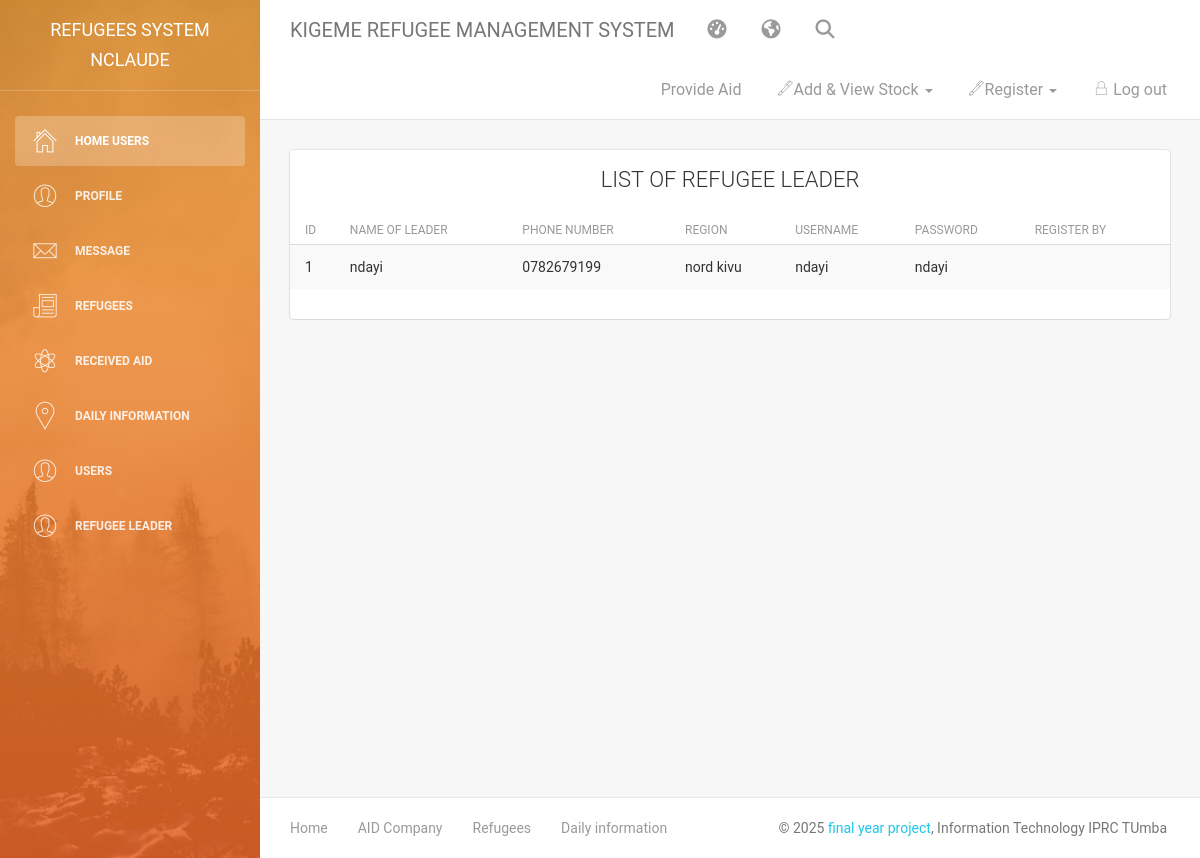
Screenshot of /workers/refugee_leaders.php (signed in) with the database file from the repository.
### tables this page shows
CREATE TABLE `users_leader` (
  `h_id` int(11) NOT NULL,
  `leader_name` varchar(50) NOT NULL,
  `phone` varchar(13) NOT NULL,
  `region` varchar(30) NOT NULL,
  `username` varchar(30) NOT NULL,
  `password` varchar(20) NOT NULL,
  `number_of_refugee` varchar(10) NOT NULL
);

### workers/refugee_leaders.php (the view, shortened to what this page needs)
<?php
if (isset($_SESSION['uid'])) {
  $user=$_SESSION["user"]; ?>
<!doctype html>
<html lang="en">
<head>
<?php include("head_bootsrap_link.php");?>
</head>
<body>
<div class="wrapper">
    <div class="sidebar" data-color="orange" data-image="assets/img/sidebar-5.jpg">
    	<?php include("left_panel_menu.php"); ?>
    <div class="main-panel">
        <?php include("up_dashboard.php"); ?>
        <div class="content">
            <div class="container-fluid">
                <div class="row">
                    <div class="col-md-12">
                        <div class="card">
                            <div class="header">
                                <h4 class="title"><center>LIST OF REFUGEE LEADER</center></h4>
                            </div>
                            <div class="content table-responsive table-full-width">
                                <table class="table table-hover table-striped">
                                    <thead>
                                        <th>ID</th>
                                        <th>Name Of Leader </th>
                                         <th>phone number</th>
                                         <th>Region</th>
                                        <th>username</th>
                                         <th>password</th>
                                        <th>register by</th>
                                    </thead>
                                    <tbody>
 <?Php
   class users{
      function __construct(){
      try{
        include '../code/connection.php';
        $a=$con->prepare("SELECT * FROM `users_leader`");
        $a->execute();
        while($row=$a->fetch(PDO::FETCH_ASSOC)){
  ?>
                                        <tr>
                                            <td><?php echo $row['h_id']; ?></td>
                                            <td><?php echo $row['leader_name']; ?></td>
                                            <td><?php echo $row['phone']; ?></td>
                                            <td><?php echo $row['region']; ?></td>
                                            <td><?php echo $row['username']; ?></td>
                                            <td><?php echo $row['password']; ?></td>
                                            <td><?php echo $row['added_by']; ?></td>
                                        </tr>
                                         <?php
         }
    }catch(PDOException $e){echo"connetion error";}
  }
}
$obj=new users();
?>
                                    </tbody>
                                </table>
                            </div>
                        </div>
                    </div>
                     </div>
                </div>
            </div>
            <?php
        include("footer.php");
        ?>
        </div>
    </div>
</body>
</html>
<?php
}
else
{
   header('location:../index.php');
}
?>

### rows the page displays
users_leader: h_id "1", leader_name "ndayi", phone "0782679199", region "nord kivu", username "ndayi", password "ndayi"

### other values shown
$user "NCLAUDE"
